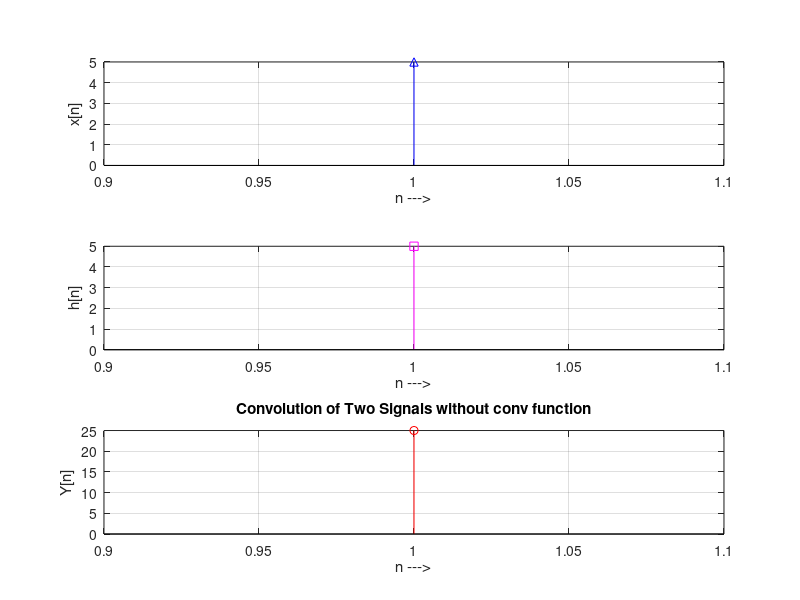

The MATLAB source for this figure:
clc;
clear all;
close all;
clearvars;

% User Input
x=input('Enter sequence x: ')
h=input('Enter sequence h: ')

% convolution
m=length(x);
n=length(h);
X=[x,zeros(1,n)];
H=[h,zeros(1,m)];
for i = 1:(n+m-1)
    Y(i)=0;
    for j = 1:m
        if (i-j+1 > 0)
            Y(i) = Y(i) +  X(j) * H(i-j+1) ; 
        else
        end
    end
end
disp("Convolution done...");
disp(Y)


% plot results
subplot(3,1,1); stem(x, '-b^'); xlabel('n --->');
ylabel('x[n]'); grid on;

subplot(3,1,2); stem(h, '-ms');
xlabel('n --->'); ylabel('h[n]'); grid on;

subplot(3,1,3); stem(Y, '-ro');
ylabel('Y[n]'); xlabel('n --->'); grid on;
title('Convolution of Two Signals without conv function');
